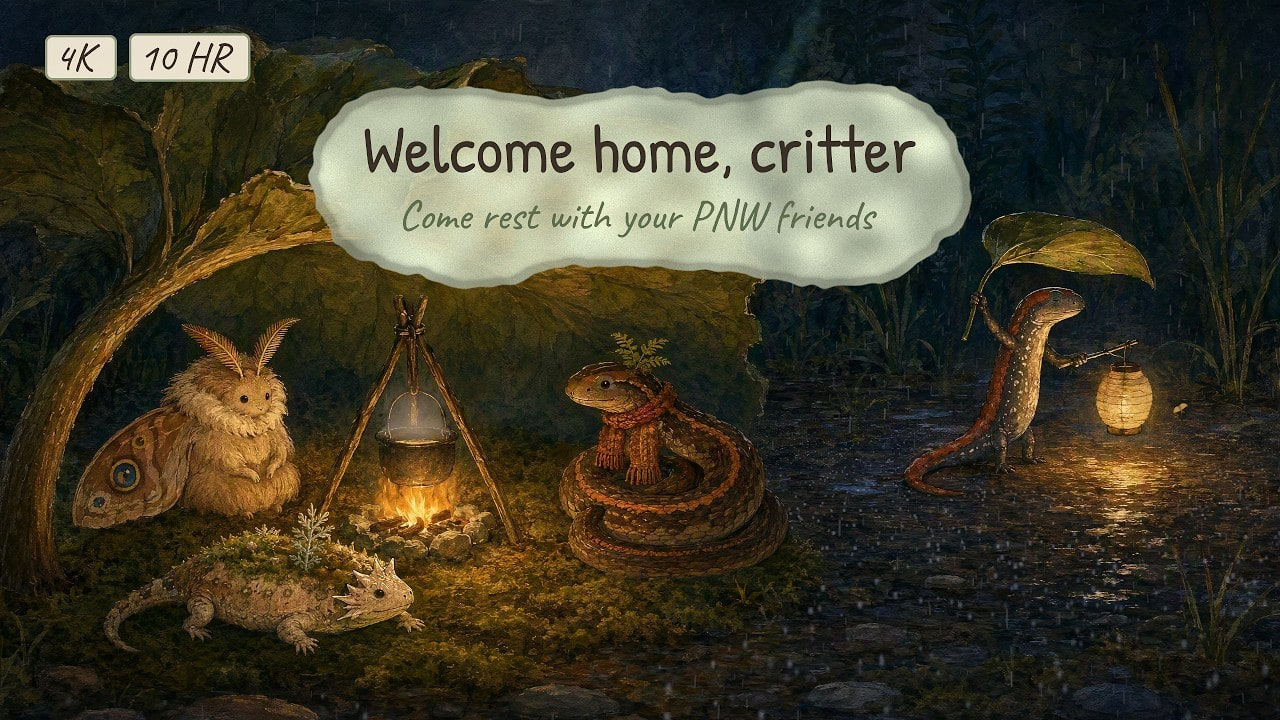
#> input picture src/assets/about/cozy-critter.jpg, 1280 x 720 px
$ python -i stipple.py   (imports and definitions only)
#> lines starting #> are read from the running program, lines starting #| are printed output that depends on the picture; after the words box and inside, x2 and y2 are one past the last pixel; in counts of white or black regions, pixels touching at a corner belong together
#!/usr/bin/env python3
"""Pen-and-ink stipple plates from photographs. Usage is in ../SKILL.md.

Weighted Voronoi stippling (Secord 2002): dots are placed by Lloyd relaxation
over a darkness field, which gives the even, hand-placed spacing of real
stippling. Each subject is cut out and scaled into the same frame before it is
shaded, so pen size, tone and framing match across a set. Light theme is ink
on paper; dark theme is scratchboard (light dots where the photo is light), so
both read as positives.

    python stipple.py [--subjects FILE] [--out DIR] [--sizes card,mini]
                      [--themes light,dark] [--frames 3] [--list] [names ...]
"""

from __future__ import annotations

import argparse
import hashlib
import io
import json
import os
import re
import sys
import time
import urllib.error
import urllib.request
from pathlib import Path

import cv2
import numpy as np
from PIL import Image, ImageDraw, ImageOps
from scipy import ndimage
from scipy.spatial import cKDTree

SKILL = Path(__file__).resolve().parents[1]
CACHE = Path(os.environ.get("STIPPLE_CACHE", Path.home() / ".cache" / "stipple-plates"))
# [1 line not run here, left out]


def _repo_root() -> Path:
    for p in (SKILL, *SKILL.parents):
        if (p / ".git").exists():
            return p
    return Path.cwd()


REPO = _repo_root()
SESSIONS = REPO / "src" / "content" / "sessions"
# Straight into the site: src/lib/plates.ts picks these up by file name.
DEFAULT_OUT = REPO / "src" / "assets" / "plates"
MAX_DOWNLOAD = 80 * 1024 * 1024

# name: (width, height, dot radius). Plates are shown at about half these
# sizes (2x for retina), so dots land near 1-1.5 CSS px: fine, still dots.
SIZES = {
    "card": (880, 660, 1.25),
    "mini": (360, 270, 1.15),
    # Small thumbnails (tabs, lists): subject only, framed tight, inked heavier
    # so the silhouette survives.
    "icon": (120, 90, 1.1),
}
ICON_OVERRIDES = dict(stones=False, bubbles=False, fill=(0.94, 0.88), cy=0.5)
INK = {"light": (22, 21, 15), "dark": (236, 233, 225)}  # --ink in each theme

# Drives (`"kind": "drive"`): the herping night drive's roadside, a set of
# props (sword ferns, mossy trunks) each cut out of a photo and drawn like a
# small plate, at several heights (`lods`, CSS px), since the toy shows them
# from far away to right beside the car. They're drawn at one plate pixel per
# CSS pixel with a fixed pen, so the dots stay the same size at any distance.
DRIVE_PEN = 0.75
DRIVE_LODS = (48, 96, 192, 384)
# Height of the silhouette kept with each prop, for occlusion.
DRIVE_MASK = 96


# ----------------------------------------------------------------- sources
# [108 lines left out: functions resolve_src, blob_host, inat_photo_url, download, load_rgb, source_rgb, not called in this run]


_session = None


# [62 lines left out: functions cutout, clean_mask, not called in this run]


def sky_mask(rgb, fade=0.35, seed=4, clouds=False, base=None):
    """Mountains: land below a smoothed ridge line. Sky is the blue (optionally
    cloud) region touching the top edge; the bottom dissolves raggedly, either
    `fade` below the ridge (follows its shape) or at a level `base` (0-1 of the
    image height) so the foot of a tall peak isn't scooped out."""
#> called with fade = 0.35, seed = 4, clouds = False
    hsv = cv2.cvtColor((rgb * 255).astype(np.uint8), cv2.COLOR_RGB2HSV)
#> hsv: shape (720, 1280, 3); mean H, S, V 93.3, 51.9, 215.8
    h, s, v = hsv[..., 0].astype(np.int16), hsv[..., 1].astype(np.int16), hsv[..., 2].astype(np.int16)
    sky = (h > 88) & (h < 135) & (s > 45) & (v > 70)
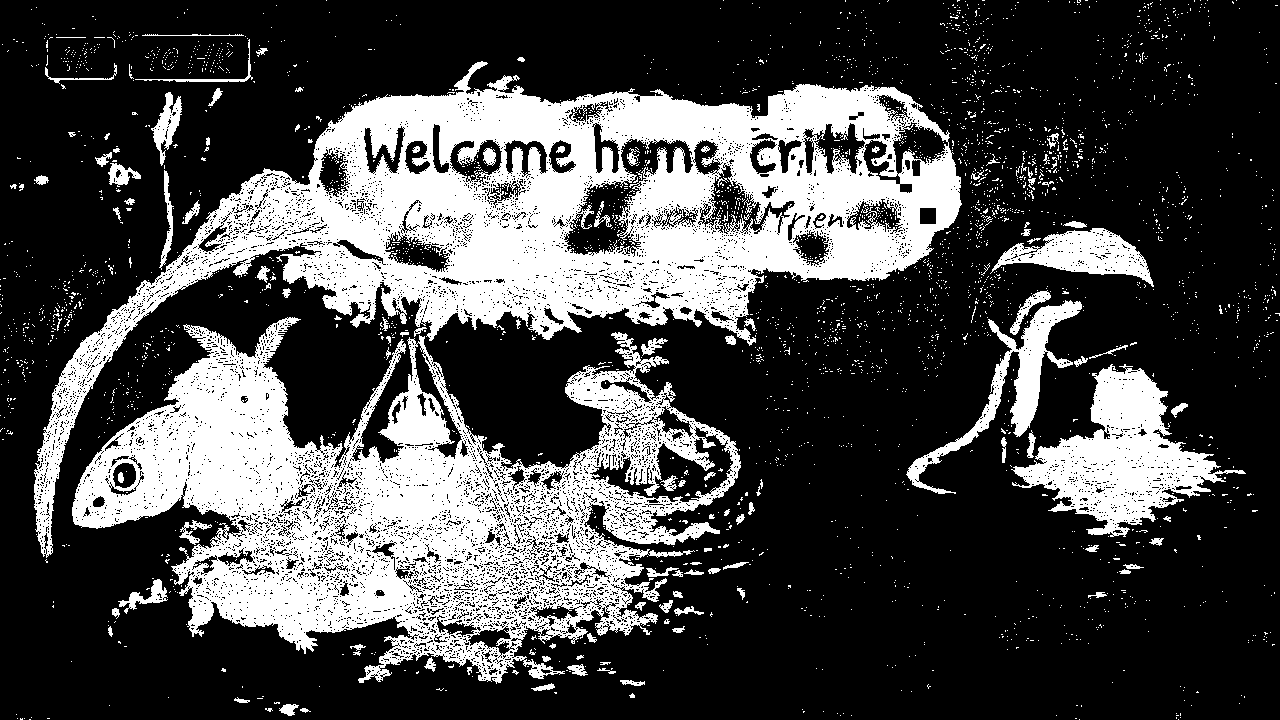
#> sky: shape (720, 1280) bool; 28.4% white; 3112 white regions (2986 under 20 px), largest, box (x1, y1, x2, y2) and area: (34, 61, 962, 558) 117960, (72, 317, 741, 684) 101642, (1011, 364, 1246, 537) 15779
    if clouds:
        sky |= (s < 40) & (v > 190)
    lab, _ = ndimage.label(sky)
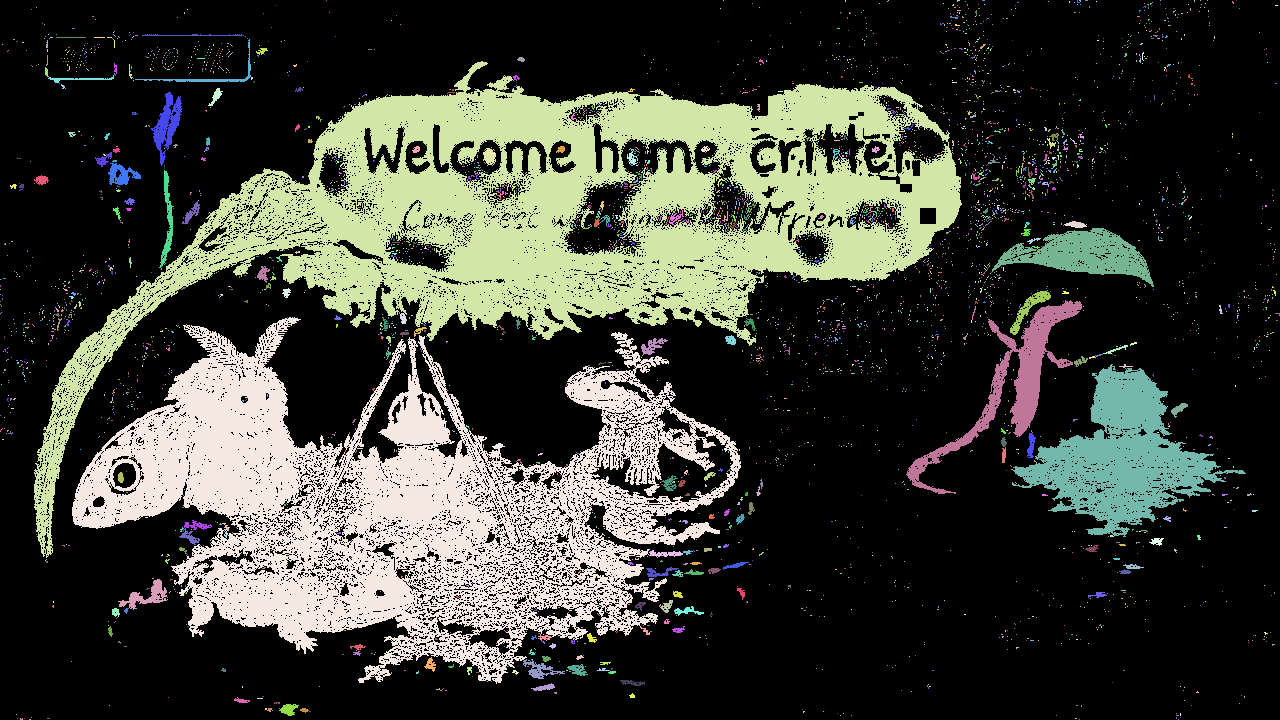
#> lab: shape (720, 1280) int32; 4548 distinct labels, from 0 to 4547; one colour per label, 0 black
    top = np.unique(lab[0][lab[0] > 0])
#> top = [1, 2, 3, 4, 5, 6, 7, 8, 9, 10, 11, 12, 13, 14]
    sky = np.isin(lab, top)
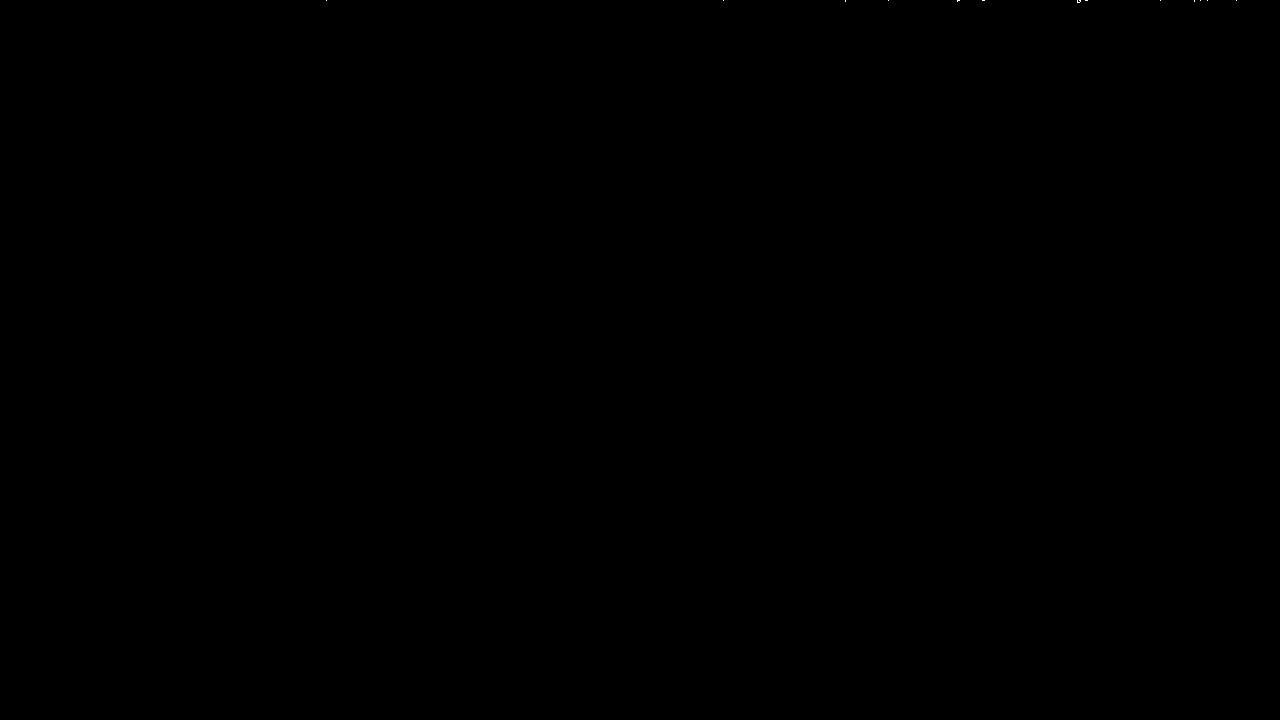
#> sky: shape (720, 1280) bool; 0% white in thin lines or dots, all inside (x1, y1, x2, y2) = (326, 0, 1237, 3)
    H, W = sky.shape
#> H = 720; W = 1280
    land0 = ~sky
    ridge = np.where(land0.any(axis=0), np.argmax(land0, axis=0), H - 1).astype(np.float32)
#> ridge = 1280 values, max 3 at index 1077, min 0 at index 0, mean 0.0211
    ridge = ndimage.median_filter(ridge, size=max(3, int(0.012 * W)) | 1, mode="nearest")
#> ridge = 1280 values from 0 to 0
    ridge = ndimage.uniform_filter1d(ridge, size=3, mode="nearest")
    yy, xx = np.mgrid[0:H, 0:W].astype(np.float32)
    land = np.clip(yy - ridge[None, :] + 0.5, 0, 1)
#> land: shape (720, 1280) float32; values 0.5 (black) and 1 (white), 99.9% white; black in thin lines or dots, all inside (x1, y1, x2, y2) = (0, 0, 1280, 1)
    depth = (yy - ridge[None, :]) / H
    rng = np.random.default_rng(seed)
    n = cv2.GaussianBlur(rng.random((H, W)).astype(np.float32), (0, 0), 0.03 * W)
    n = (n - n.min()) / (n.max() - n.min() + 1e-6)
    if base is not None:
        keep = np.clip((base - yy / H + 0.2 * (n - 0.5)) / 0.07, 0, 1)
    else:
        keep = np.clip((fade - depth + 0.2 * (n - 0.5)) / 0.07, 0, 1)
    edge = np.clip(np.minimum(xx, W - 1 - xx) / (0.06 * W) + 0.5 * (n - 0.5), 0, 1)
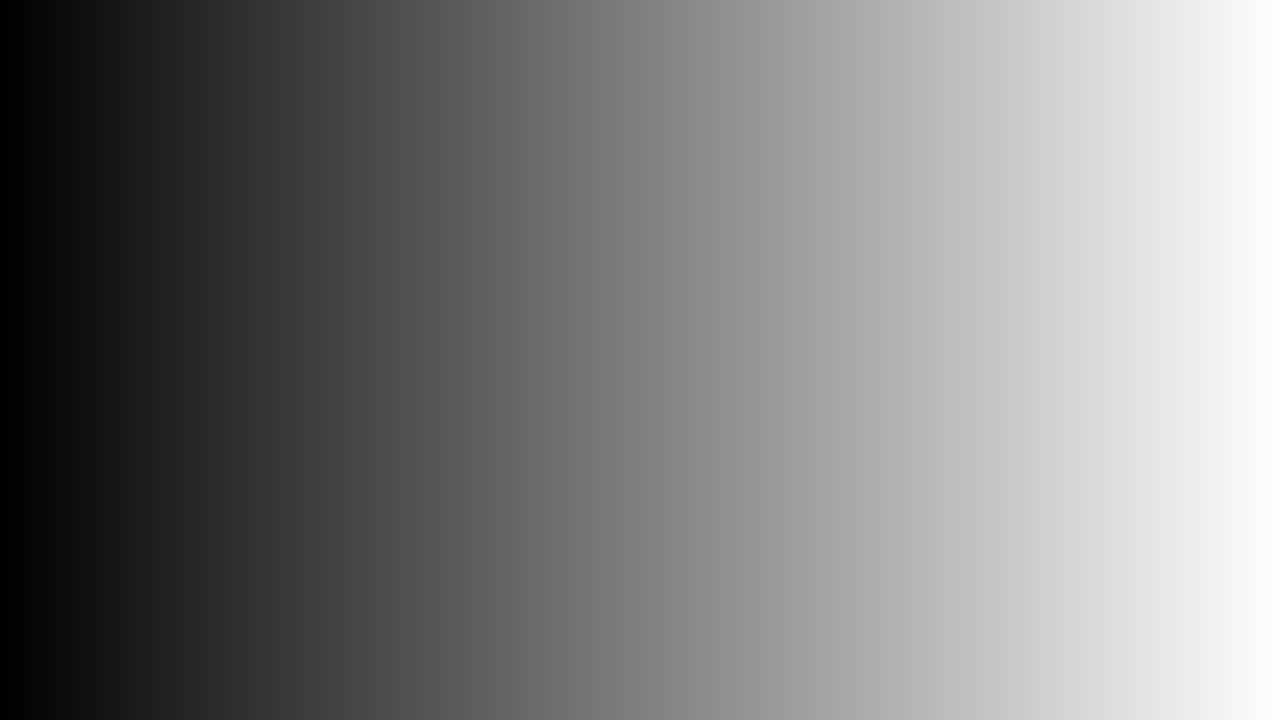
#> xx: shape (720, 1280) float32; min 0, max 1279, mean 639.5; drawn with min black and max white
    return land * keep * edge, land


# [248 lines left out: functions poly_mask, subject_mask, green_mask, darkest_mask, grabcut_mask, ground_out_mask and 4 more, not called in this run]


# ----------------------------------------------------------------- tone
def luminance(rgb):
    return 0.2126 * rgb[..., 0] + 0.7152 * rgb[..., 1] + 0.0722 * rgb[..., 2]


# [484 lines left out: functions lightness, smooth, darkness, rim, stones, bubbles and 15 more, not called in this run]


def render(pts, rho, r0, rng, ss=4):
    H, W = rho.shape
    return draw(pts, dot_radii(pts, r0, rng), W, H, ss)


def dot_count(rho, r0):
    spacing = 2.15 * r0
    return int(rho.sum() / (0.866 * spacing * spacing))


# [103 lines left out: functions save, build_drive, build, not called in this run]


def load_subjects(path):
    data = json.loads(Path(path).read_text())
    return {k: v for k, v in data.items() if not k.startswith("$")}


# [27 lines left out: function main, not called in this run]


# [2 lines not run here, left out]

>>> import cv2
>>> picture = cv2.cvtColor(cv2.imread('../../../../src/assets/about/cozy-critter.jpg'), cv2.COLOR_BGR2RGB)
>>> result = sky_mask(picture)
